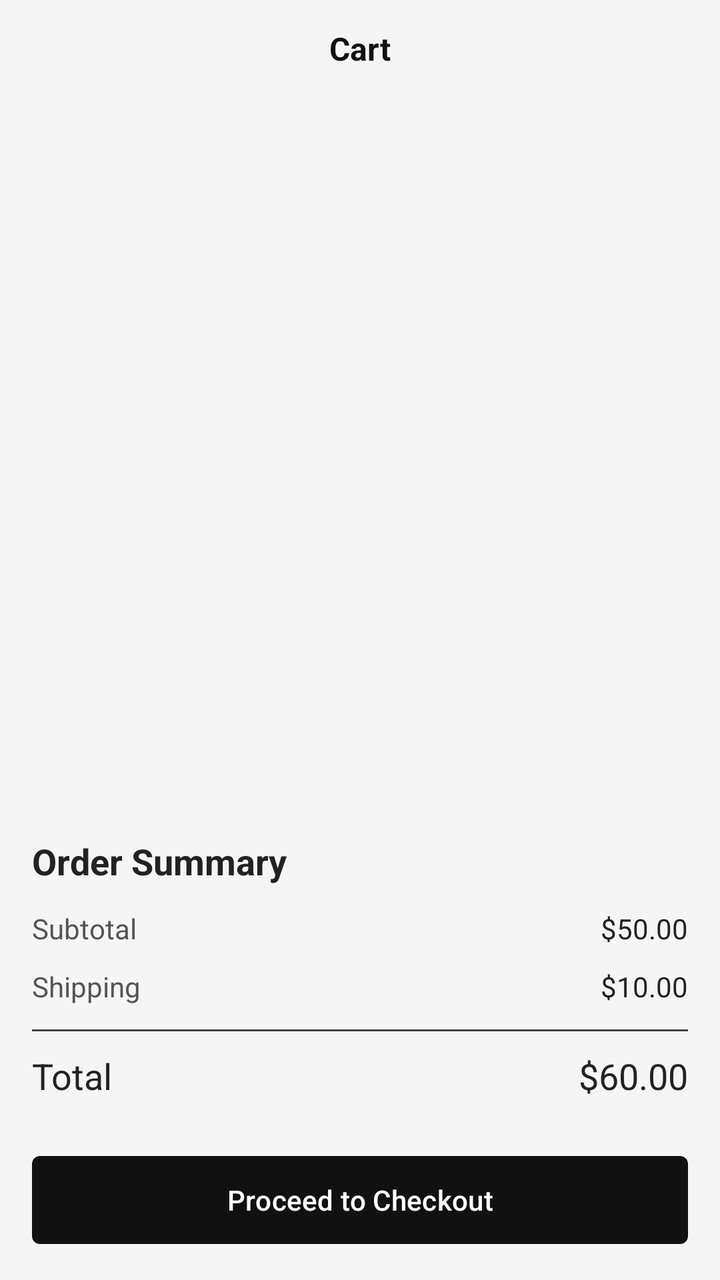
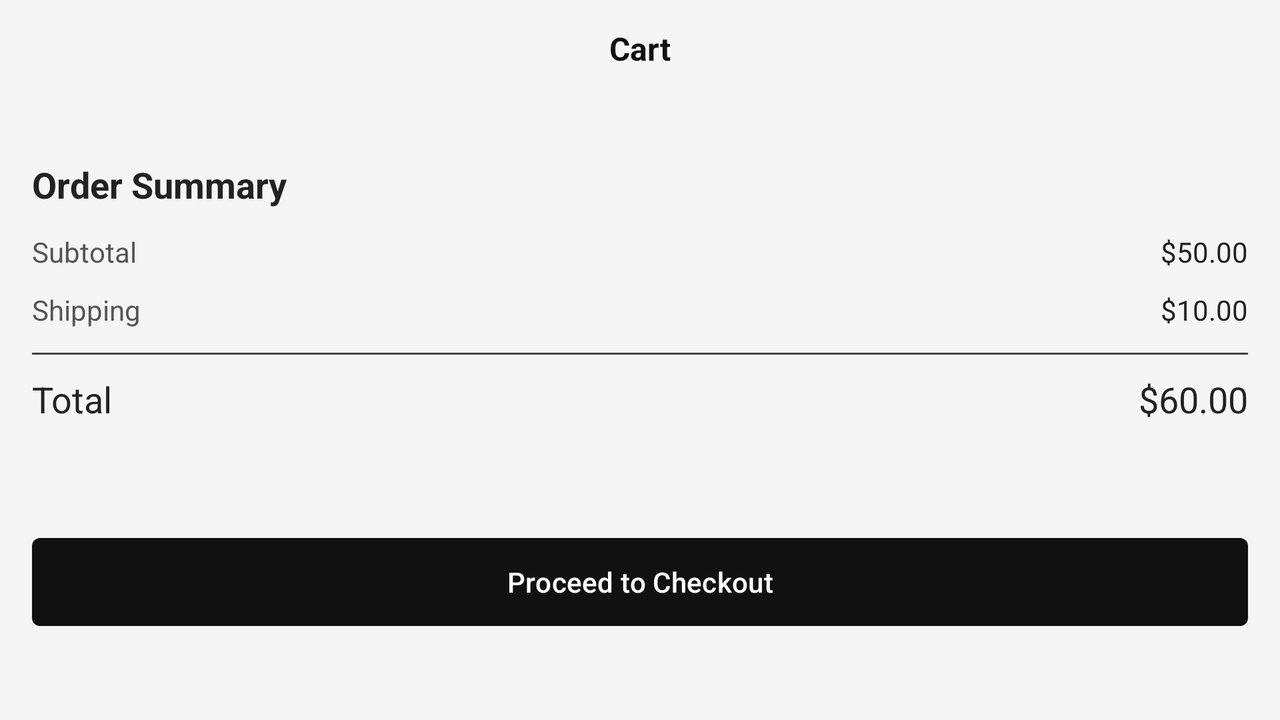

One screen, two layout resources from the same app: the default and the repository's alternative for another configuration. Each is rendered where Android would select it; the XML of both is given below.
<!-- AndroidManifest.xml: application theme Theme.BooksRepositoryApp -->
<!-- res/layout/fragment_add_to_cart.xml -->
<?xml version="1.0" encoding="utf-8"?>
<androidx.constraintlayout.widget.ConstraintLayout
    xmlns:android="http://schemas.android.com/apk/res/android"
    xmlns:app="http://schemas.android.com/apk/res-auto"
    xmlns:tools="http://schemas.android.com/tools"

    android:layout_width="match_parent"
    android:layout_height="match_parent"
    android:background="#F5F5F5">

    
    <ImageButton
        android:id="@+id/btnBack"
        android:layout_width="48dp"
        android:layout_height="48dp"
        android:layout_marginStart="8dp"
        android:background="@android:color/transparent"
        android:contentDescription="Back"
        android:src="@drawable/round_arrow_back_24"

        app:layout_constraintStart_toStartOf="parent"
        app:layout_constraintTop_toTopOf="parent" />

    
    <TextView
        android:id="@+id/tvTitle"
        android:layout_width="wrap_content"
        android:layout_height="wrap_content"
        android:text="Cart"
        android:textColor="#111111"
        android:textSize="16sp"
        android:textStyle="bold"

        app:layout_constraintBottom_toBottomOf="@id/btnBack"
        app:layout_constraintEnd_toEndOf="parent"
        app:layout_constraintStart_toStartOf="parent"
        app:layout_constraintTop_toTopOf="@id/btnBack" />

    
    <androidx.recyclerview.widget.RecyclerView
        android:id="@+id/rvCartItems"
        android:layout_width="0dp"
        android:layout_height="0dp"
        android:clipToPadding="false"
        android:paddingStart="16dp"
        android:paddingTop="8dp"
        android:paddingEnd="16dp"
        android:paddingBottom="8dp"

        app:layoutManager="androidx.recyclerview.widget.LinearLayoutManager"
        app:layout_constraintBottom_toTopOf="@id/tvOrderSummary"
        app:layout_constraintEnd_toEndOf="parent"
        app:layout_constraintStart_toStartOf="parent"
        app:layout_constraintTop_toBottomOf="@id/btnBack"

        tools:listitem="@layout/item_cart" />

    
    <TextView
        android:id="@+id/tvOrderSummary"
        android:layout_width="wrap_content"
        android:layout_height="wrap_content"
        android:layout_marginStart="16dp"
        android:layout_marginBottom="12dp"
        android:text="Order Summary"
        android:textColor="#222222"
        android:textSize="18sp"
        android:textStyle="bold"

        app:layout_constraintBottom_toTopOf="@id/tvSubtotal"
        app:layout_constraintStart_toStartOf="parent" />

    
    <TextView
        android:id="@+id/tvSubtotal"
        android:layout_width="wrap_content"
        android:layout_height="wrap_content"
        android:layout_marginStart="16dp"
        android:text="Subtotal"
        android:textColor="#555555"
        android:textSize="14sp"

        app:layout_constraintBottom_toTopOf="@id/tvShipping"
        app:layout_constraintStart_toStartOf="parent" />

    <TextView
        android:id="@+id/tvSubtotalAmount"
        android:layout_width="wrap_content"
        android:layout_height="wrap_content"
        android:layout_marginEnd="16dp"
        android:text="$50.00"
        android:textColor="#222222"
        android:textSize="14sp"

        app:layout_constraintBaseline_toBaselineOf="@id/tvSubtotal"
        app:layout_constraintEnd_toEndOf="parent" />

    
    <TextView
        android:id="@+id/tvShipping"
        android:layout_width="wrap_content"
        android:layout_height="wrap_content"
        android:layout_marginStart="16dp"
        android:layout_marginTop="10dp"
        android:text="Shipping"
        android:textColor="#555555"
        android:textSize="14sp"

        app:layout_constraintStart_toStartOf="parent"
        app:layout_constraintTop_toBottomOf="@id/tvSubtotal" />

    <TextView
        android:id="@+id/tvShippingAmount"
        android:layout_width="wrap_content"
        android:layout_height="wrap_content"
        android:layout_marginEnd="16dp"
        android:text="$10.00"
        android:textColor="#222222"
        android:textSize="14sp"

        app:layout_constraintBaseline_toBaselineOf="@id/tvShipping"
        app:layout_constraintEnd_toEndOf="parent" />

    
    <View
        android:id="@+id/divider"
        android:layout_width="0dp"
        android:layout_height="1dp"
        android:layout_marginStart="16dp"
        android:layout_marginTop="12dp"
        android:layout_marginEnd="16dp"
        android:background="#444444"

        app:layout_constraintEnd_toEndOf="parent"
        app:layout_constraintStart_toStartOf="parent"
        app:layout_constraintTop_toBottomOf="@id/tvShipping" />

    
    <TextView
        android:id="@+id/tvTotal"
        android:layout_width="wrap_content"
        android:layout_height="wrap_content"
        android:layout_marginStart="16dp"
        android:layout_marginTop="10dp"
        android:text="Total"
        android:textColor="#222222"
        android:textSize="18sp"

        app:layout_constraintStart_toStartOf="parent"
        app:layout_constraintTop_toBottomOf="@id/divider" />

    <TextView
        android:id="@+id/tvTotalAmount"
        android:layout_width="wrap_content"
        android:layout_height="wrap_content"
        android:layout_marginEnd="16dp"
        android:text="$60.00"
        android:textColor="#222222"
        android:textSize="18sp"

        app:layout_constraintBaseline_toBaselineOf="@id/tvTotal"
        app:layout_constraintEnd_toEndOf="parent" />

    
    <com.google.android.material.button.MaterialButton
        android:id="@+id/btnCheckout"
        android:layout_width="0dp"
        android:layout_height="52dp"
        android:layout_marginStart="16dp"
        android:layout_marginTop="24dp"
        android:layout_marginEnd="16dp"
        android:layout_marginBottom="14dp"
        android:text="Proceed to Checkout"
        android:textColor="@android:color/white"
        android:textSize="14sp"

        app:backgroundTint="#111111"
        app:cornerRadius="4dp"

        app:layout_constraintBottom_toBottomOf="parent"
        app:layout_constraintEnd_toEndOf="parent"
        app:layout_constraintStart_toStartOf="parent"
        app:layout_constraintTop_toBottomOf="@id/tvTotal" />

</androidx.constraintlayout.widget.ConstraintLayout>
<!-- resources referenced by this layout -->
<resources>
  <style name="Theme.BooksRepositoryApp" parent="Theme.Material3.Light.NoActionBar">
      </style>
</resources>
<!-- res/layout-land/fragment_add_to_cart.xml (the repository's variant of the layout above) -->
<!-- drawn on the phone turned sideways -->
<?xml version="1.0" encoding="utf-8"?>
<androidx.core.widget.NestedScrollView
    xmlns:android="http://schemas.android.com/apk/res/android"
    xmlns:app="http://schemas.android.com/apk/res-auto"
    xmlns:tools="http://schemas.android.com/tools"

    android:layout_width="match_parent"
    android:layout_height="match_parent"
    android:fillViewport="true"
    android:background="#F5F5F5">

    <androidx.constraintlayout.widget.ConstraintLayout
        android:layout_width="match_parent"
        android:layout_height="wrap_content">

        
        <ImageButton
            android:id="@+id/btnBack"
            android:layout_width="48dp"
            android:layout_height="48dp"
            android:layout_marginStart="8dp"
            android:background="@android:color/transparent"
            android:contentDescription="Back"
            android:src="@drawable/round_arrow_back_24"

            app:layout_constraintStart_toStartOf="parent"
            app:layout_constraintTop_toTopOf="parent" />

        
        <TextView
            android:id="@+id/tvTitle"
            android:layout_width="wrap_content"
            android:layout_height="wrap_content"
            android:text="Cart"
            android:textColor="#111111"
            android:textSize="16sp"
            android:textStyle="bold"

            app:layout_constraintBottom_toBottomOf="@id/btnBack"
            app:layout_constraintEnd_toEndOf="parent"
            app:layout_constraintStart_toStartOf="parent"
            app:layout_constraintTop_toTopOf="@id/btnBack" />

        
        <androidx.recyclerview.widget.RecyclerView
            android:id="@+id/rvCartItems"
            android:layout_width="0dp"
            android:layout_height="wrap_content"
            android:clipToPadding="false"
            android:paddingStart="16dp"
            android:paddingTop="8dp"
            android:paddingEnd="16dp"
            android:paddingBottom="8dp"
            android:nestedScrollingEnabled="false"

            app:layoutManager="androidx.recyclerview.widget.LinearLayoutManager"
            app:layout_constraintEnd_toEndOf="parent"
            app:layout_constraintStart_toStartOf="parent"
            app:layout_constraintTop_toBottomOf="@id/btnBack"

            tools:listitem="@layout/item_cart" />

        
        <TextView
            android:id="@+id/tvOrderSummary"
            android:layout_width="wrap_content"
            android:layout_height="wrap_content"
            android:layout_marginStart="16dp"
            android:layout_marginTop="16dp"
            android:text="Order Summary"
            android:textColor="#222222"
            android:textSize="18sp"
            android:textStyle="bold"

            app:layout_constraintStart_toStartOf="parent"
            app:layout_constraintTop_toBottomOf="@id/rvCartItems" />

        <TextView
            android:id="@+id/tvSubtotal"
            android:layout_width="wrap_content"
            android:layout_height="wrap_content"
            android:layout_marginStart="16dp"
            android:layout_marginTop="12dp"
            android:text="Subtotal"
            android:textColor="#555555"
            android:textSize="14sp"

            app:layout_constraintStart_toStartOf="parent"
            app:layout_constraintTop_toBottomOf="@id/tvOrderSummary" />

        <TextView
            android:id="@+id/tvSubtotalAmount"
            android:layout_width="wrap_content"
            android:layout_height="wrap_content"
            android:layout_marginEnd="16dp"
            android:text="$50.00"
            android:textColor="#222222"
            android:textSize="14sp"

            app:layout_constraintBaseline_toBaselineOf="@id/tvSubtotal"
            app:layout_constraintEnd_toEndOf="parent" />

        <TextView
            android:id="@+id/tvShipping"
            android:layout_width="wrap_content"
            android:layout_height="wrap_content"
            android:layout_marginStart="16dp"
            android:layout_marginTop="10dp"
            android:text="Shipping"
            android:textColor="#555555"
            android:textSize="14sp"

            app:layout_constraintStart_toStartOf="parent"
            app:layout_constraintTop_toBottomOf="@id/tvSubtotal" />

        <TextView
            android:id="@+id/tvShippingAmount"
            android:layout_width="wrap_content"
            android:layout_height="wrap_content"
            android:layout_marginEnd="16dp"
            android:text="$10.00"
            android:textColor="#222222"
            android:textSize="14sp"

            app:layout_constraintBaseline_toBaselineOf="@id/tvShipping"
            app:layout_constraintEnd_toEndOf="parent" />

        <View
            android:id="@+id/divider"
            android:layout_width="0dp"
            android:layout_height="1dp"
            android:layout_marginStart="16dp"
            android:layout_marginTop="12dp"
            android:layout_marginEnd="16dp"
            android:background="#444444"

            app:layout_constraintEnd_toEndOf="parent"
            app:layout_constraintStart_toStartOf="parent"
            app:layout_constraintTop_toBottomOf="@id/tvShipping" />

        <TextView
            android:id="@+id/tvTotal"
            android:layout_width="wrap_content"
            android:layout_height="wrap_content"
            android:layout_marginStart="16dp"
            android:layout_marginTop="10dp"
            android:text="Total"
            android:textColor="#222222"
            android:textSize="18sp"

            app:layout_constraintStart_toStartOf="parent"
            app:layout_constraintTop_toBottomOf="@id/divider" />

        <TextView
            android:id="@+id/tvTotalAmount"
            android:layout_width="wrap_content"
            android:layout_height="wrap_content"
            android:layout_marginEnd="16dp"
            android:text="$60.00"
            android:textColor="#222222"
            android:textSize="18sp"

            app:layout_constraintBaseline_toBaselineOf="@id/tvTotal"
            app:layout_constraintEnd_toEndOf="parent" />

        <com.google.android.material.button.MaterialButton
            android:id="@+id/btnCheckout"
            android:layout_width="0dp"
            android:layout_height="52dp"
            android:layout_marginStart="16dp"
            android:layout_marginTop="24dp"
            android:layout_marginEnd="16dp"
            android:layout_marginBottom="14dp"
            android:text="Proceed to Checkout"
            android:textColor="@android:color/white"
            android:textSize="14sp"

            app:backgroundTint="#111111"
            app:cornerRadius="4dp"

            app:layout_constraintBottom_toBottomOf="parent"
            app:layout_constraintEnd_toEndOf="parent"
            app:layout_constraintStart_toStartOf="parent"
            app:layout_constraintTop_toBottomOf="@id/tvTotal" />

    </androidx.constraintlayout.widget.ConstraintLayout>

</androidx.core.widget.NestedScrollView>
